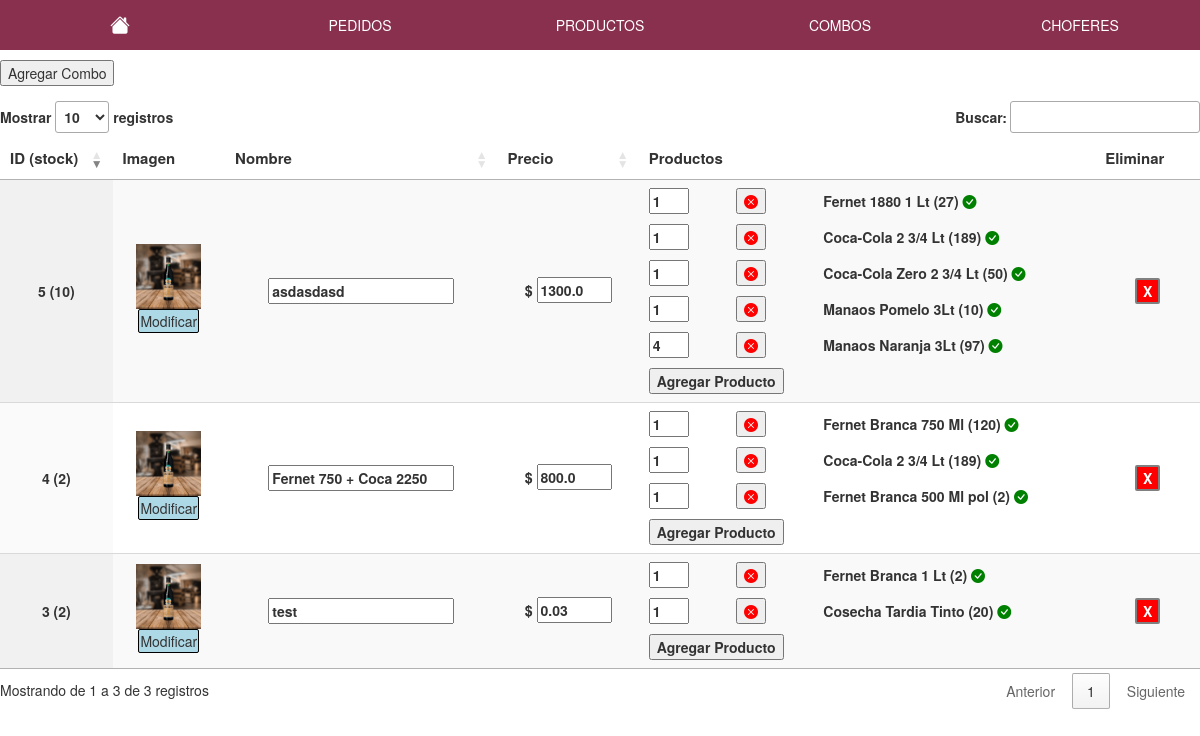
Screenshot of /panel/combos (signed in) with the database file from the repository.
### tienda/models.py (models this page shows, shortened)
class Combos(db.Model):
    id=db.Column(db.Integer(),primary_key=True)
    nombre=db.Column(db.String(length=500),nullable=False)
    datos_combo= db.Column(types.JSON(),nullable=False)  # id del producto y cantidad
    precioFinal=db.Column(db.Float(),nullable=False)
    stock=db.Column(db.Integer(),nullable=False)
    imagen=db.Column(db.String(),nullable=False)

class Productos(db.Model):
    id=db.Column(db.Integer(),primary_key=True)
    nombre=db.Column(db.String(length=500),nullable=False)
    categoria=db.Column(db.String(length=100),nullable=False)
    precio=db.Column(db.Float(),nullable=False)
    stock=db.Column(db.Integer(),nullable=False)
    oferta=db.Column(db.Integer(),nullable=True)
    precioFinal=db.Column(db.Float(),nullable=False)
    imagen=db.Column(db.String(),nullable=False)

### tienda/usuario/routesadmin.py (the view)
@app.route('/panel/combos', methods=['GET','POST'])
@login_required
def combos():
    meFijoStock()
    productos = Productos.query.all()
    combos= Combos.query.all()
    info = [None]*1000 #aca van los datos del carrito
    prod = [None]*1000 #aca van los datos del carrito
    for items in combos:
        info[items.id] = json.loads(items.datos_combo)
    for items in  productos:
        prod[items.id]=items
    return render_template('panelcombos.html',productos=productos,combos=combos,info=info,prod=prod)

### tienda/carrito/routes.py (called while the page is built)
@app.context_processor
def contar_carrito():
	try:
		if request.cookies.get("carrito") is None:
			return {'num_articulos': 0}
		else:
			datos = json.loads(request.cookies.get("carrito"))
			return {'num_articulos': len(datos)}
	except:
			return {'num_articulos': 0}

### tienda/models.py (called while the page is built)
def meFijoStock():
    combos=Combos.query.all()
    for combo in combos:
        cantidades=[]
        datos=json.loads(combo.datos_combo)
        for producto in datos:
            pid=producto['id']
            pcant=producto['cantidad']
            stock_producto=Productos.query.get(pid).stock
            cantidades.append(stock_producto//pcant)
        combo.stock=min(cantidades)
    db.session.commit()

### tienda/routes.py (called while the page is built)
@login_manager.user_loader
def load_user(user_id):
	aux=Usuarios.query.get(int(user_id))
	return aux

### tienda/templates/panelcombos.html (shortened to what this page needs)
{% extends 'layout-admin.html' %}
{% block content %}
<div class="contenido">
      <button id="show">Agregar Combo</button>
      <table id="combos" hidden="hidden" class="display" style="width:100%;">
        <thead>
            <tr>
               <th>ID (stock)</th>
                <th>Imagen</th>
                <th>Nombre</th>
                <th>Precio</th>
                <th>Productos</th>
                <th>Eliminar</th>
            </tr>
        </thead>
        <tbody>
         {%for i in combos %}
         <tr>
           <td style="max-width: 50px !important;">{{i.id}} ({{i.stock}})</td>
           <td>
              <div class="imagen">
                  <div><img class="img" src="../static/media/productos/{{i.imagen}}"></div>
               <div>
               <form action="/panel/combos/modifica" method="POST" enctype="multipart/form-data">
                  <label for="file{{i.id}}">Modificar</label>
               </form>
               </div>
            </div>
           </td>
           <td>
              <form action="/panel/combos/modifica" method="POST">
               <input type="text" name="nombre" value="{{i.nombre}}">
               </form>
           </td>
           <td>
            <form action="/panel/combos/modifica" method="POST">
               <nobr><label for="precio"><b>$</b></label>
               <input type="number" name="precio" value="{{i.precioFinal}}" step="0.01" min="0" style="width:75px"></nobr>
               </form>
           </td>
           <td style="text-align: left">
              <div class="productos" >
                  {%  for j in info[i.id] %}
                  <div>
                  <form method="POST" action="/panel/combos/modifica">
                    <input type="number" min="1" name="cantidad" value="{{ j.cantidad }}" style="width: 40px;">
                    </form>
                    <form method="POST" action="/panel/combos/modifica">
                     {% if info[i.id][0] != info[i.id][-1] %}
                        <button type="submit" name="idproducto" value="{{ j.id }}"><i class="bi bi-x-circle-fill" style="color: red;"></i></button>
                     {% endif %}
                    </form>
                    {% if prod[j.id|int]!=None %}
                     <nobr>{{prod[(j.id | int)].nombre}}
                     ({{prod[(j.id | int)].stock}})
                     {% if prod[(j.id | int)].stock< j.cantidad%}
                     <i class="bi bi-exclamation-circle-fill" style="color:red;"></i>
                     {% else %}
                     <i class="bi bi-check-circle-fill" style="color: green;"></i>
                     {% endif %}
                  </nobr>
                    {% else %}
                    <span>Producto Eliminado</span>
                    {% endif %}
                   </div>
                  {% endfor %}
               </div>
               <div>
                 <button type="button" class="agregar-producto" data-id="{{i.id}}">
                 Agregar Producto
                  </button>
               </div>
           </td>
           <td>
              <div class="eliminar">
               <form method="POST" action="/panel/combos/modifica">
                  <button type="submit">X</button>
               </form>
            </div>
           </td>
           {% endfor %}
         </tr>
        </tbody>
    </table>
</div>
{% endblock content %}

### tienda/static/admin.css (style rules this page uses)
body { background-color: rgb(245,245,245); font-family: arial; min-height: 100%; font-size: 14px; }
html, body { margin: 0; height: 100%; }
.img { max-width: 65px; max-height: 65px; }
.contenido { max-width: 1200px; margin: auto; margin-top: 10px; }
#show { margin-bottom: 15px; }
.eliminar form { text-align: center; }
.eliminar button { background-color: red; color: white; font-weight: bold; border: 2px solid grey; border-radius: 2px; cursor: pointer; }
th { font-size: 15px; }
td { text-align: center; font-weight: bold; }
td input, td select { font-weight: bold; }
.imagen label { border: 1px solid black; padding: 1px; font-weight: normal; border-radius: 2px; background-color: lightblue; cursor: pointer; font-size: 14px; }
#combos .productos div { display: grid; grid-template-columns: 1fr 1fr 3fr; padding-bottom: 10px; min-width: 325px; align-items: center; }

### rows the page displays
Combos: id "3", stock "2", imagen (picture), nombre "test", precio "0.03", cantidad "1" "1", {{ j.id }} 14 (drawn)
Productos: nombre "Fernet Branca 1 Lt", stock "2"
Productos: nombre "Cosecha Tardia Tinto", stock "20"
Combos: id "4", stock "2", imagen (picture), nombre "Fernet 750 + Coca 2250", precio "800.0", cantidad "1" "1" "1", {{ j.id }} 6 (drawn)
Productos: nombre "Fernet Branca 750 Ml", stock "120"
Productos: nombre "Coca-Cola 2 3/4 Lt" "Coca-Cola 2 3/4 Lt", stock "189" "189"
Productos: nombre "Fernet Branca 500 Ml pol", stock "2"
Combos: id "5", stock "10", imagen (picture), nombre "asdasdasd", precio "1300.0", cantidad "1" "1" "1" "1" "4", {{ j.id }} 6 (drawn), {{ j.id }} 7 (drawn), {{ j.id }} 8 (drawn), {{ j.id }} 9 (drawn)
Productos: nombre "Fernet 1880 1 Lt", stock "27"
Productos: nombre "Coca-Cola Zero 2 3/4 Lt", stock "50"
Productos: nombre "Manaos Pomelo 3Lt", stock "10"
Productos: nombre "Manaos Naranja 3Lt", stock "97"
